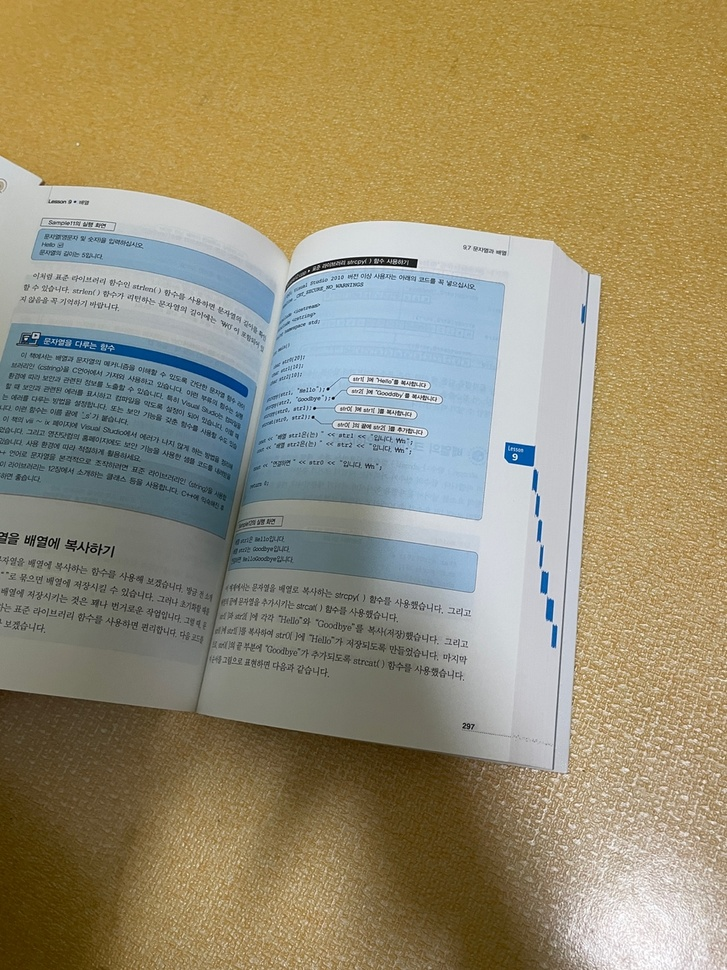
#> input picture img_data_0213/KakaoTalk_20240213_090413133_01.jpg, 727 x 970 px, shrunk from 1080 x 1440 before the run, found by its file name
$ jupyter execute --allow-errors 'test_개선방안.ipynb'
#> lines starting #> are read from the running program, lines starting #| are printed output that depends on the picture; after the words box and inside, x2 and y2 are one past the last pixel; in counts of white or black regions, pixels touching at a corner belong together
# 그랩컷 개선 방안 테스트
- 1.이미지를 전처리하고 그랩컷 실행 => 별로임
- 2.딥러닝 사전학습된 세그먼트 모델이 전경에서 세그먼트해줌 => 책페이지에 대한 도메인이 아닌 모델이기 때문에 별로임
- 3.이미지 이진화 때리고 그랩컷  => 개별로임

- 추가적인 개선
    - 리사이징 하는 방법 조사
    - 마스크 이미지를 완전 흑백으로 바꿔서 원하는 경로에 저장하는방법

[cell 1]
# 이미지 전처리로 개선할수있을지 테스트
import cv2
from matplotlib import pyplot as plt

# 이미지 불러오기
img = cv2.imread('./test_data/img/KakaoTalk_20240213_090413133_01.jpg', cv2.IMREAD_GRAYSCALE)  # 그레이스케일로 불러오기
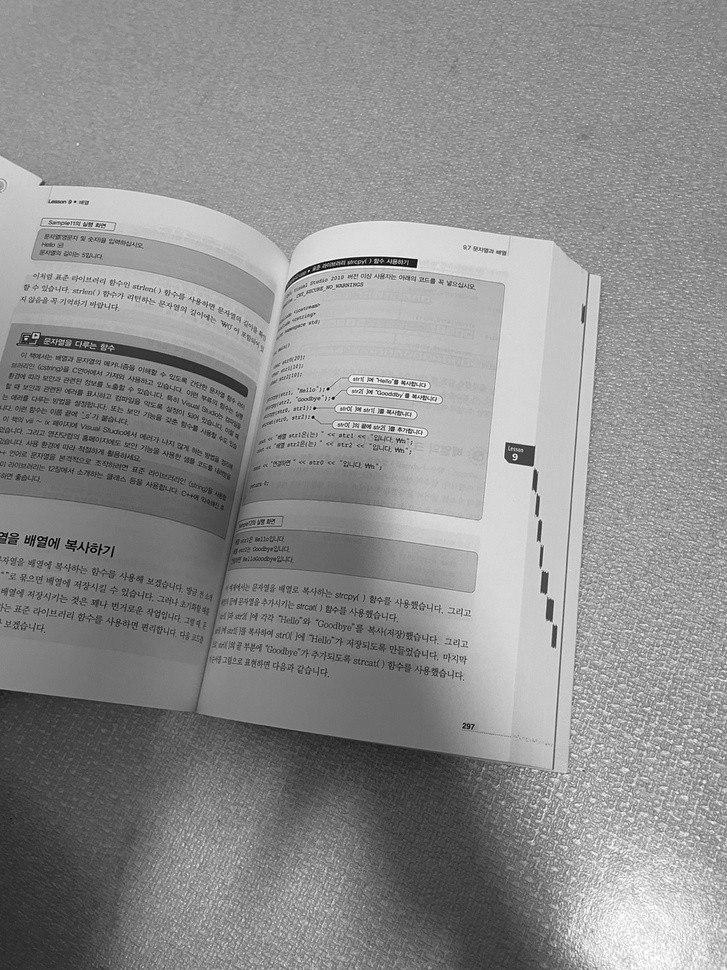
#> img: shape (970, 727); min 0, max 255, mean 141.5

# # 히스토그램 등화 적용
# img_eq = cv2.equalizeHist(img)
# # 결과 표시
# plt.figure(figsize=(10, 5))
# plt.subplot(121), plt.imshow(img, cmap='gray'), plt.title('Original Image')
# plt.subplot(122), plt.imshow(img_eq, cmap='gray'), plt.title('Histogram Equalized')
# plt.show()

###########

# # 가우시안 블러 적용
# img_blur = cv2.GaussianBlur(img, (5, 5), 0)
# # 중간값 필터 적용
img_median = cv2.medianBlur(img, 5)
# [10 lines of commented-out code are left out]
edges = cv2.Canny(img, 100, 200)
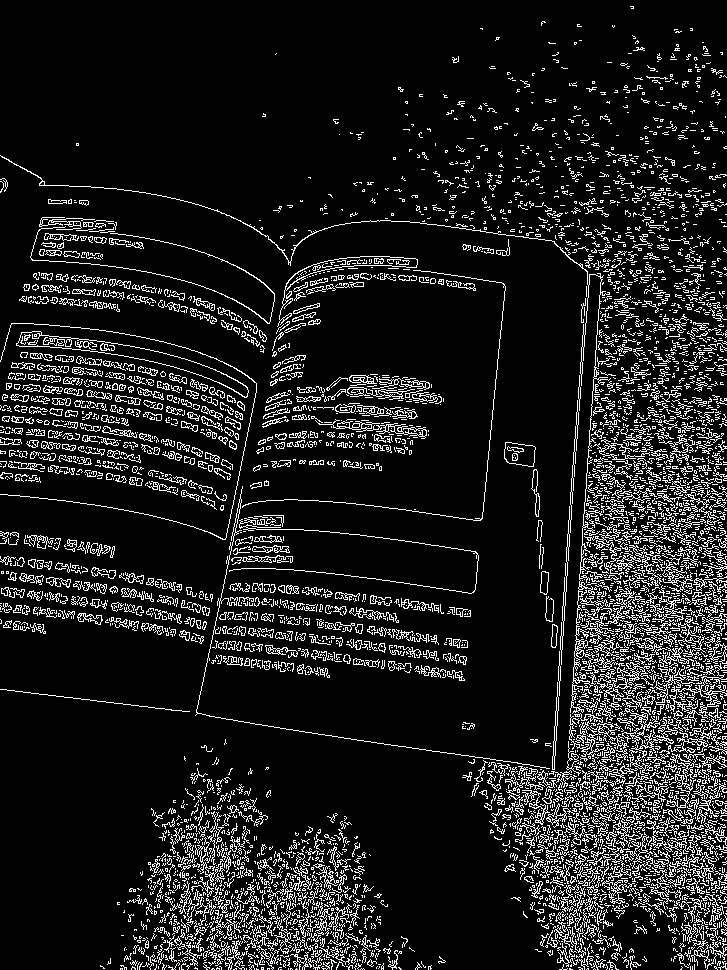
#> edges: shape (970, 727); 11.4% white in thin lines or dots
# 결과 표시
plt.figure(figsize=(10, 5))
plt.subplot(121), plt.imshow(img, cmap='gray'), plt.title('Original Image')
plt.subplot(122), plt.imshow(edges, cmap='gray'), plt.title('Edge Image')
plt.show()
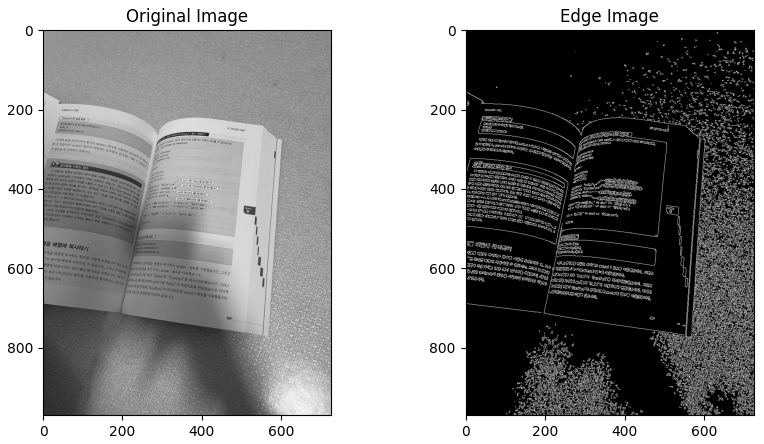
#> figure drawn by matplotlib, 2 panels

[cell 2]
# 사전학습된 세그먼트모델을 활용할수있을지 테스트
import torch
from torchvision import models
from torchvision import transforms
from PIL import Image
from matplotlib import pyplot as plt

# 사전 학습된 DeepLabv3 모델 불러오기
#> (the rest of this cell did not finish here and is left out)

[cell 3]
import cv2
import numpy as np
from PIL import Image
from matplotlib import pyplot as plt

# Read the original image
img_path = "./test_data/img/KakaoTalk_20240213_090413133_01.jpg"
original_image = cv2.imread(img_path)
#> original_image is the input picture: shape (970, 727, 3); mean B, G, R 113.9, 141.8, 151.4

height, width, _ = original_image.shape
#> height = 970; width = 727
left_margin_proportion = 0.3
right_margin_proportion = 0.3
up_margin_proportion = 0.1
down_margin_proportion = 0.1

boundary_rectangle = (
    int(width * left_margin_proportion),
    int(height * up_margin_proportion),
    int(width * (1 - right_margin_proportion)),
    int(height * (1 - down_margin_proportion)),
)
#> boundary_rectangle = (218, 97, 508, 873)

# Set the seed for reproducibility purposes
cv2.setRNGSeed(0)

# 이진화된 이미지데이터로 개선할수있는지 테스트
gray_image = cv2.cvtColor(original_image, cv2.COLOR_BGR2GRAY)
plt.imshow(gray_image, cmap='gray')

binarized_image = cv2.adaptiveThreshold(
    gray_image,
    maxValue=1,
    adaptiveMethod=cv2.ADAPTIVE_THRESH_GAUSSIAN_C,
    thresholdType=cv2.THRESH_BINARY,
    blockSize=9,
    C=7,
)
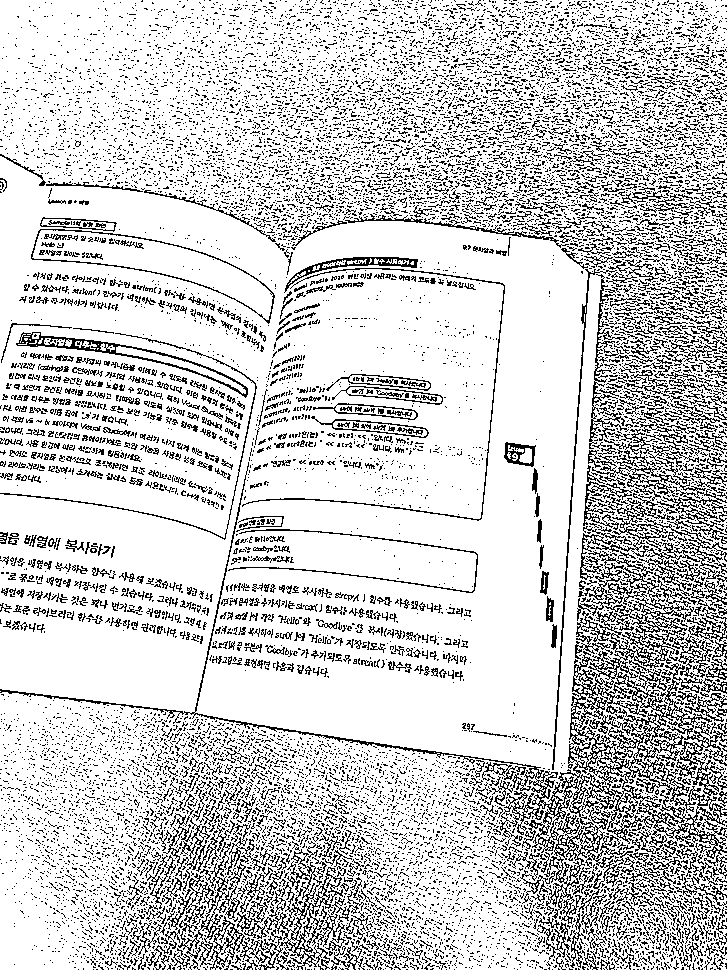
#> binarized_image: shape (970, 727); values 0 (black) and 1 (white), 80.8% white; black in thin lines or dots

# Initialize the mask with known information
mask = np.zeros((height, width), np.uint8)
mask[:] = cv2.GC_PR_BGD
mask[binarized_image == 0] = cv2.GC_FGD

# Arrays used by the algorithm internally
background_model = np.zeros((1, 65), np.float64)
foreground_model = np.zeros((1, 65), np.float64)

number_of_iterations = 5

cv2.grabCut(
    original_image,
    mask,
    boundary_rectangle,
    background_model,
    foreground_model,
    number_of_iterations,
    cv2.GC_INIT_WITH_MASK,
)

grabcut_mask = np.where((mask == cv2.GC_PR_BGD) | (mask == cv2.GC_BGD), 0, 1).astype(
    "uint8"
)
plt.imshow(grabcut_mask, cmap='gray')
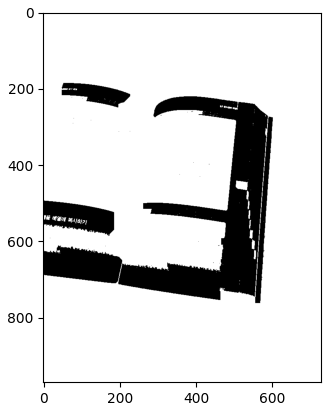
#> figure drawn by matplotlib, 1 panel

[cell 4]
# 이미지 리사이징하기
import sys
import os
import numpy as np
import cv2
from matplotlib import pyplot as plt

import tkinter as tk
from tkinter import filedialog

image_path= './test_data/img/KakaoTalk_20240213_090413133.jpg'
img = cv2.imread(image_path)
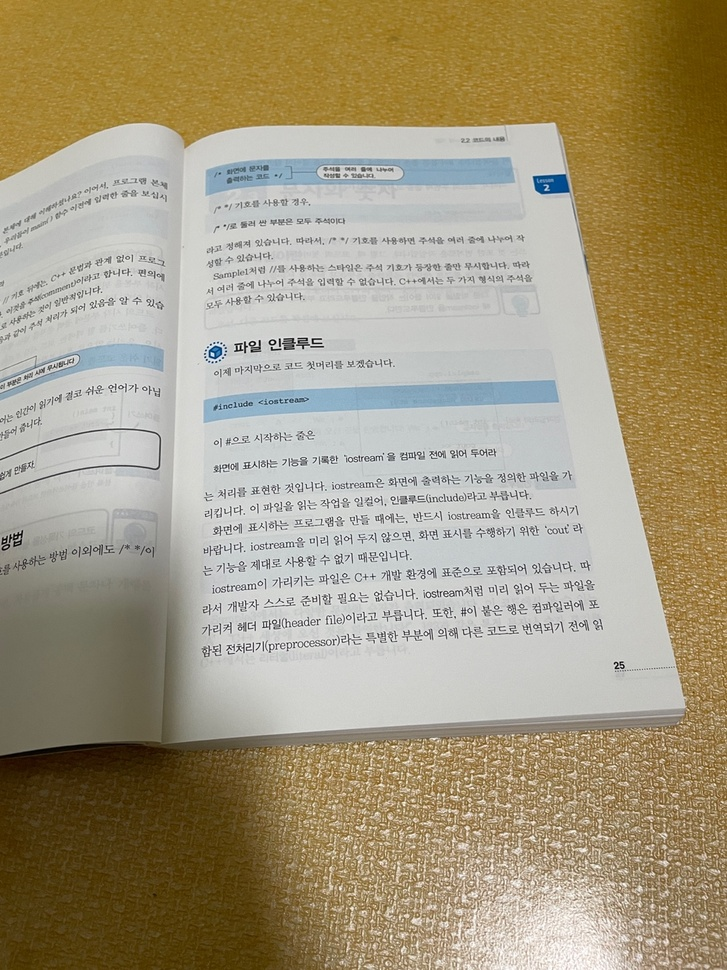
#> input picture img_data_0213/KakaoTalk_20240213_090413133.jpg, 727 x 970 px, shrunk from 1080 x 1440 before the run, found by its file name
#> img is the input picture: shape (970, 727, 3); mean B, G, R 127.4, 153.8, 164.9
# 평균 보간 기법으로 리사이징하는것이다
img = cv2.resize(img, (512, 512), interpolation=cv2.INTER_AREA)
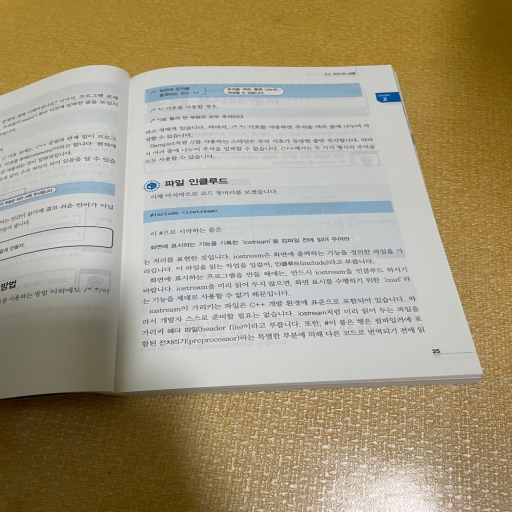
#> img: shape (512, 512, 3); mean B, G, R 127.4, 153.8, 164.9
plt.imshow(img)

[cell 5]
# 그랩컷 마스크이미지 흑백으로 바꾸고 결과물 저장하는 방법

# 생성된 마스크의 객체가 있는 위치는
# 흰색(값 1), 배경은 검은색(값 0)으로 표시되는 이진 이미지로 변환하는것과
# 같은이름으로 저장하는것 구현함
import sys
import os
import numpy as np
import cv2 as cv
from matplotlib import pyplot as plt

image_path= './img_data/2QzDgg_3.png'

img = cv.imread(image_path)
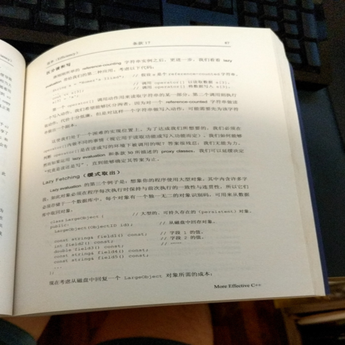
#> input picture img_data/2QzDgg_3.png, 345 x 345 px, shrunk from 512 x 512 before the run
#> img is the input picture: shape (345, 345, 3); mean B, G, R 128.1, 139.8, 145.4
assert img is not None, "file could not be read, check with os.path.exists()"
mask = np.zeros(img.shape[:2],np.uint8)

bgdModel = np.zeros((1,65),np.float64)
fgdModel = np.zeros((1,65),np.float64)

# 지사각형 지정 => 마우스로 좌표 클릭 기능 추가 하면 될듯
img.shape # (512, 512, 3) 이크기안에 들어오면됨
#        x1, y1 x2 y2
rect = (50,50,450,290)

cv.grabCut(img,mask,rect,bgdModel,fgdModel,5,cv.GC_INIT_WITH_RECT)
mask2 = np.where((mask==2)|(mask==0),0,1).astype('uint8') *255

# 이렇게하면 원본이미지에서 객체 검출
# img = img*mask2[:,:,np.newaxis]
# plt.imshow(img), plt.colorbar(), plt.show()

# 이렇게하면 흑(배경)백(객체)로 추출한거 보기
plt.imshow(mask2, cmap='gray'), plt.colorbar(), plt.show()
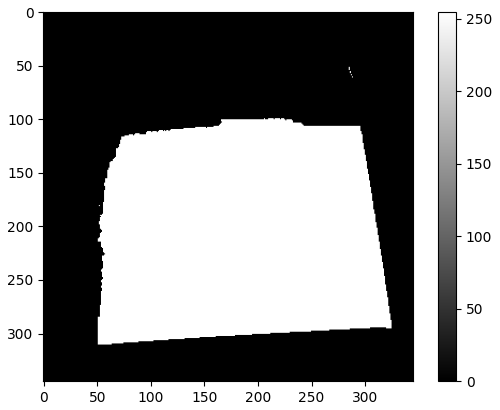
#> figure drawn by matplotlib, 2 panels


# 수정하는 기능 추가해야됨

# 출력 파일 경로 생성
# os.path.basename을 사용하여 파일 이름 추출
# os.path.splitext을 사용하여 파일 이름과 확장자 분리
filename, file_extension = os.path.splitext(os.path.basename(image_path))
output_path = os.path.join('./segmented', filename + file_extension)

if not os.path.exists('./segmented'):
    os.makedirs('./segmented')

# 마스크 저장
cv.imwrite(output_path, mask2)
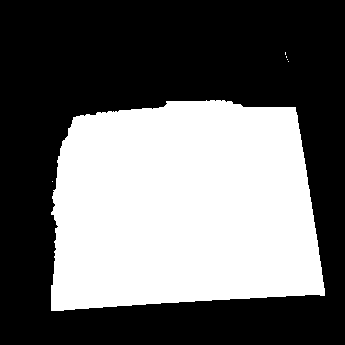
#> saved as 2QzDgg_3.png: shape (345, 345); 41.7% white; 6 white regions (5 under 20 px), largest, box (x1, y1, x2, y2) and area: (51, 100, 325, 311) 49661
print('이미지 저장했음')
